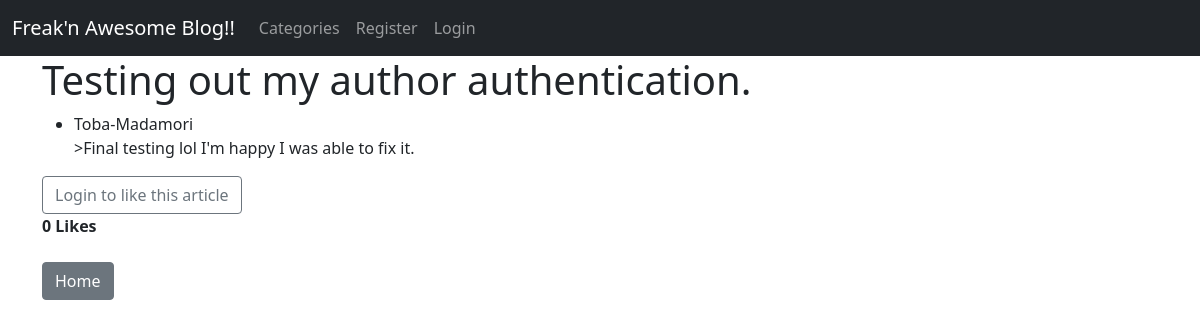
/article/14, run on the app's committed database.
### theblog/models.py (models this page shows, shortened)
class Post(models.Model):
    title = models.CharField(max_length=255)
    author = models.ForeignKey(User, on_delete=models.CASCADE)
    body = models.TextField()
    title_tag = models.CharField(max_length=255, null=True, blank=True)
    date_time = models.DateTimeField(auto_now_add=True, null=True, blank=True)
    category = models.CharField(max_length=255, default= '')
    likes = models.ManyToManyField(User, related_name='blogpost_like')
    def number_of_likes(self):
        return self.likes.count()

### theblog/views.py (the view)
# urls.py: path('article/<int:pk>', ArticleDetailView.as_view(), name='article-detail' ),
class ArticleDetailView(DetailView):
    model = Post
    template_name = 'article-detail.html'
    def get_context_data(self, **kwargs):
        data = super().get_context_data(**kwargs)
        likes_connected = get_object_or_404(Post, id=self.kwargs['pk'])
        liked = False
        if likes_connected.likes.filter(id=self.request.user.id).exists():
            liked = True
        data ['number_of_likes']= likes_connected.number_of_likes()
        data ['post_is_liked'] = liked
        return data

### theblog/templates/article-detail.html (shortened to what this page needs)
{% extends 'base.html' %}
{% block content %}
<h1> {{post.title}} </h1>
<ul>
    <li>{{ post.author.first_name}}-{{ post.author.last_name}}</li>
    <div>>{{ post.body }}</div>
</ul>
{% if user.is_authenticated %}
    <form action="{% url 'blogpost_like' object.id %}" method="POST">
        {% csrf_token%}
        {% if post_is_liked %}
            <button type="submit" name="post_id" value="{{ object.id }}" class="btn btn-secondary">Unlike</button>
        {% else %}
            <button type="submit" name="post_id" value="{{ object.id}}" class="btn btn-secondary">Like</button>
        {% endif %}
    </form>
{% else %}
    <a class="btn btn-outline-secondary" href="{% url 'login' %}">Login to like this article</a><br/>
{% endif %}
<strong >{{number_of_likes}} Like{{ number_of_likes|pluralize }}</strong><br><br>
<a href="{% url 'home' %}"><button type="button" class="btn btn-secondary">Home</button></a>
{% endblock %}

### data on the page
Post: title "Testing out my author authentication.", author.first_name "Toba", author.last_name "Madamori", body "Final testing lol I'm happy I was able to fix it."

### other printed values
{{ number_of_likes }} "0"
